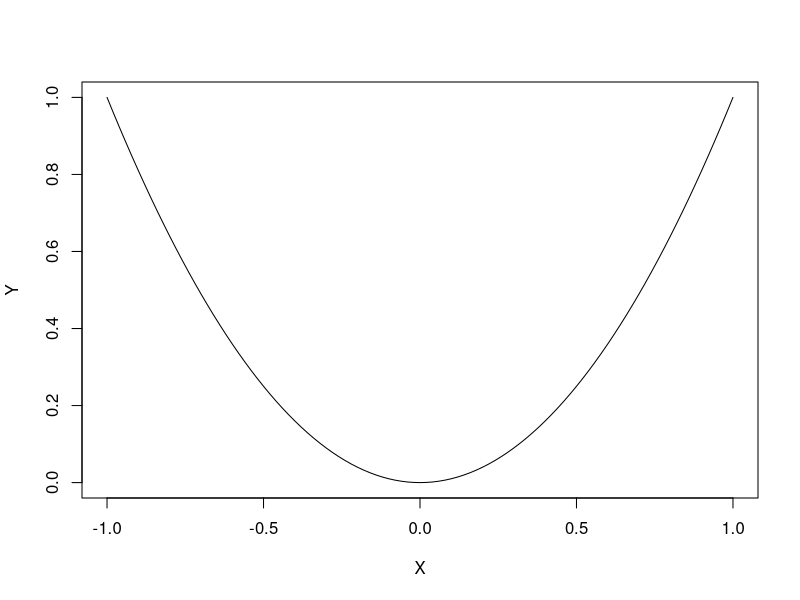

Recreate this plot in R.
## ---- chunk 1
knitr::opts_chunk$set(echo = TRUE)
## ---- chunk 2
library("purrr")
## ---- chunk 3
F_1 <- function(x){
  a = 3*x^2 - 2*x^3
  return(a)
}
F_1(0.6)
## ---- chunk 4
# E[X] = np 
8 * 0.74
## ---- chunk 5
E_gpa <- function(sat){
  e = .70 + .002 * sat
  return(e)
}
## ---- chunk 6
cat(" E(GPA|SAT=800) =", E_gpa(800), "\n",
    "E(GPA|SAT=1400) =", E_gpa(1400), "\n", 
    "Difference:", abs(E_gpa(800) - E_gpa(1400)))
## ---- chunk 7
Y <- function(x) x^2
X <- c(-1, 1)
plot(Y, X, xlab = "X")
